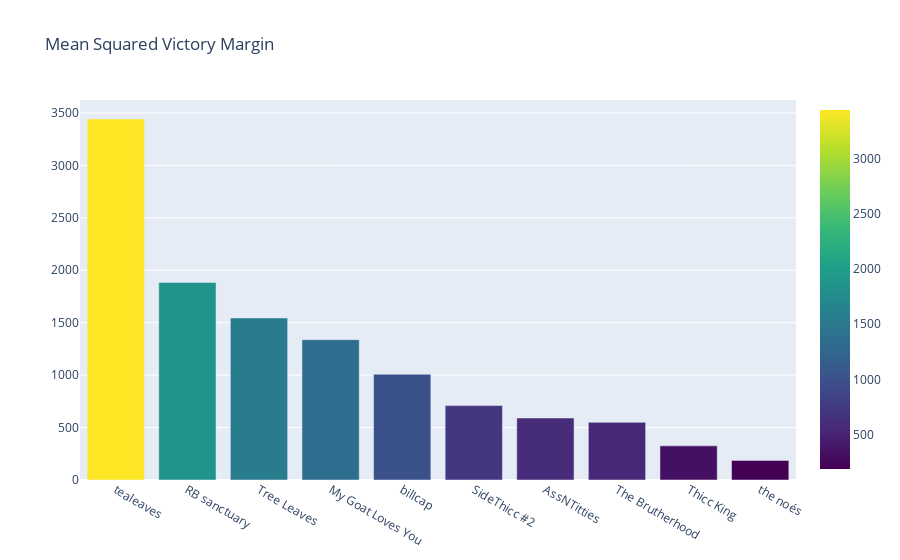

Notebook code cell kept with this figure:
### Code cell
fig = go.Figure()

fig.add_trace(
    go.Bar(x=list(blowout_idx.values()), y=list(blowout_idx.keys()), 
           marker=dict(color=list(blowout_idx.keys()), coloraxis="coloraxis"))
)

fig.update_layout(coloraxis=dict(colorscale=px.colors.sequential.Viridis), 
                  title="Mean Squared Victory Margin", 
                  showlegend=False, 
                  xaxis={'categoryorder':'total descending'},
                 )

### Figure 1 — Plotly figure (JSON) as saved in the notebook; plotly's stock layout.template omitted (floating-point values rounded to 4 significant figures)
{"data": [{"marker": {"color": [1338.0, 1884.0, 549.5, 1545.0, 187.0, 591.1, 1009.0, 325.6, 3442.0, 709.6], "coloraxis": "coloraxis"}, "type": "bar", "x": ["My Goat Loves You", "RB sanctuary", "The Brutherhood", "Tree Leaves", "the noés", "AssNTitties", "billcap", "Thicc King", "tealeaves", "SideThicc #2"], "y": [1338.0, 1884.0, 549.5, 1545.0, 187.0, 591.1, 1009.0, 325.6, 3442.0, 709.6]}], "layout": {"coloraxis": {"colorscale": [[0, "#440154"], [0.1111, "#482878"], [0.2222, "#3e4989"], [0.3333, "#31688e"], [0.4444, "#26828e"], [0.5556, "#1f9e89"], [0.6667, "#35b779"], [0.7778, "#6ece58"], [0.8889, "#b5de2b"], [1, "#fde725"]]}, "showlegend": false, "title": {"text": "Mean Squared Victory Margin"}, "xaxis": {"categoryorder": "total descending"}}}
